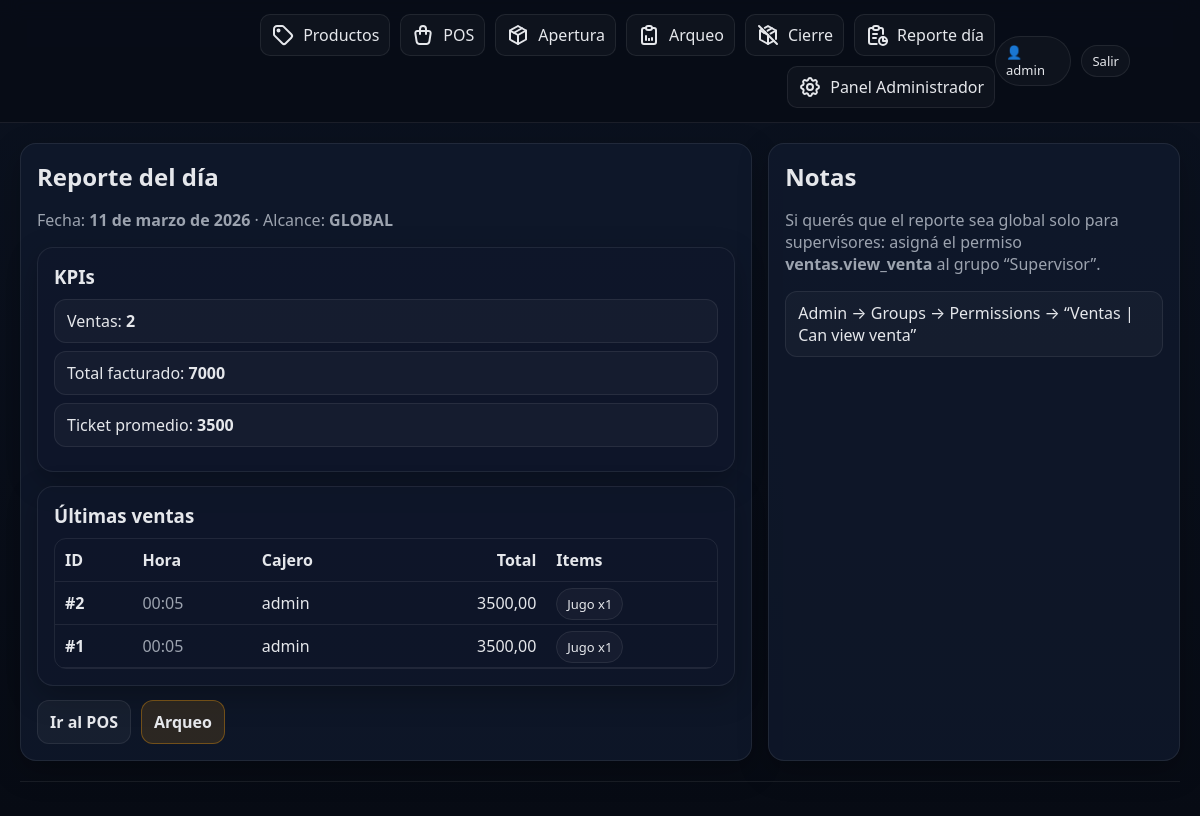
The app's page /reportes/dia/ (signed in), older data.
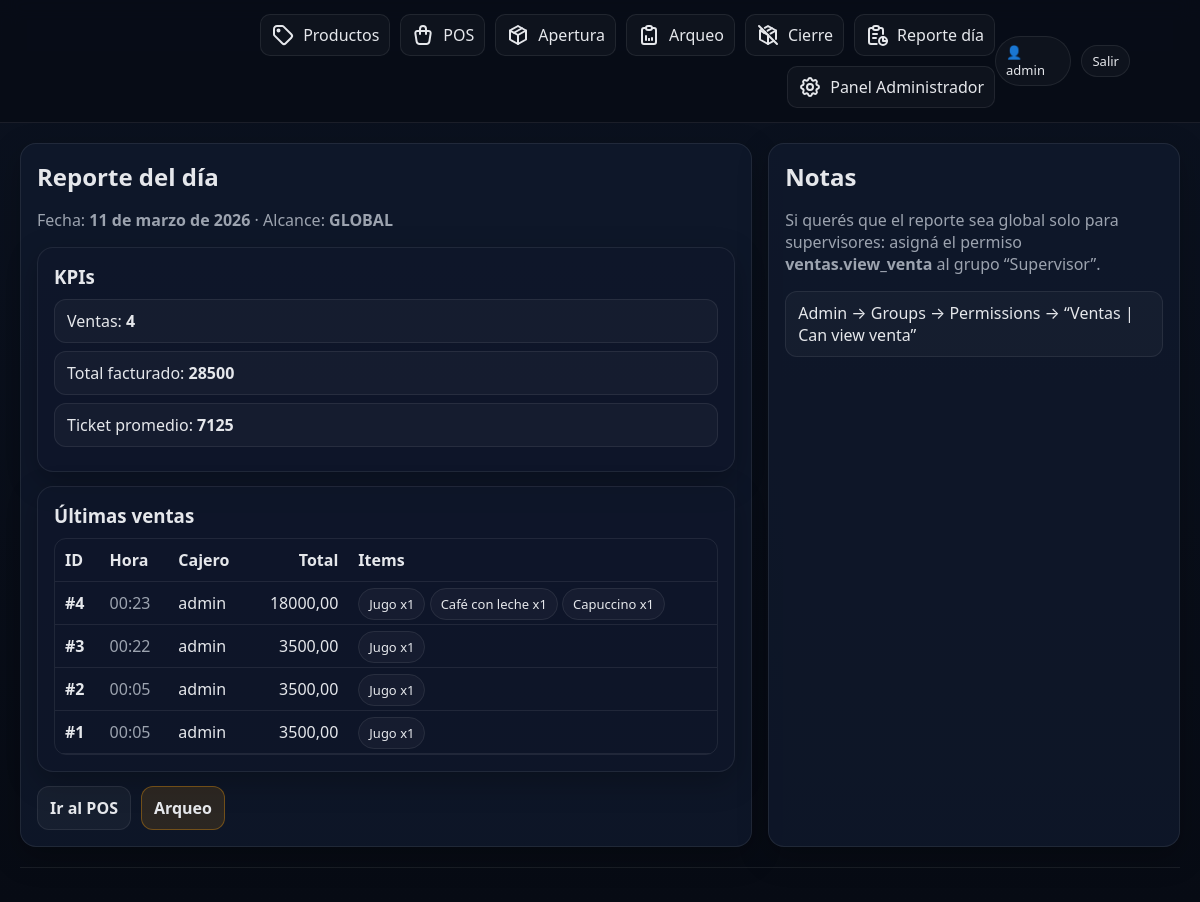
The same page, newer data.
### apps/ventas/models.py (models this page shows, shortened)
class Venta(models.Model):
    class Estado(models.TextChoices):
        CONFIRMADA = "CONFIRMADA", "Confirmada"
        ANULADA = "ANULADA", "Anulada"
    caja_sesion = models.ForeignKey(CajaSesion, on_delete=models.PROTECT, related_name="ventas")
    usuario = models.ForeignKey(settings.AUTH_USER_MODEL, on_delete=models.PROTECT, related_name="ventas")
    fecha = models.DateTimeField(auto_now_add=True)
    total = models.DecimalField(max_digits=12, decimal_places=2, default=0)
    estado = models.CharField(max_length=12, choices=Estado.choices, default=Estado.CONFIRMADA)
    class Meta:
        ordering = ["-fecha"]
        verbose_name = "Venta"
        verbose_name_plural = "Ventas"

class VentaDetalle(models.Model):
    venta = models.ForeignKey("ventas.Venta", on_delete=models.CASCADE, related_name="detalles")
    producto = models.ForeignKey("productos.Producto", on_delete=models.PROTECT)  # ✅
    cantidad = models.IntegerField()
    precio_unitario = models.DecimalField(max_digits=12, decimal_places=2)
    subtotal = models.DecimalField(max_digits=12, decimal_places=2)
    class Meta:
        verbose_name = "Detalle de Venta"
        verbose_name_plural = "Detalles de Venta"

### apps/productos/models.py (models this page shows, shortened)
class Producto(models.Model):
    categoria = models.ForeignKey(Categoria, on_delete=models.PROTECT, related_name="productos")
    nombre = models.CharField(max_length=180)
    precio = models.DecimalField(max_digits=12, decimal_places=2)
    activo = models.BooleanField(default=True)
    codigo = models.CharField(max_length=50, blank=True, null=True, unique=True)
    creado_en = models.DateTimeField(auto_now_add=True)
    actualizado_en = models.DateTimeField(auto_now=True)
    class Meta:
        ordering = ["nombre"]
        constraints = [
            models.UniqueConstraint(
                fields=["categoria", "nombre"],
                name="uq_productos_producto_categoria_nombre",
            ),
        ]
        verbose_name = "Producto"
        verbose_name_plural = "Productos"

### apps/reportes/views.py (the view)
# urls.py: path("dia/", views.reporte_dia, name="reporte_dia"),
@login_required
def reporte_dia(request):
    fecha = timezone.localdate()
    puede_ver_global = request.user.has_perm("ventas.view_venta")
    usuario_filtro = None if puede_ver_global else request.user
    kpis = resumen_ventas_del_dia(fecha=fecha, usuario=usuario_filtro)
    ventas = (
        ventas_del_dia_qs(fecha=fecha, usuario=usuario_filtro)
        .order_by("-fecha")[:50]
        .prefetch_related("detalles", "detalles__producto")
    )
    ctx = {
        "kpis": kpis,
        "ventas": ventas,
        "puede_ver_global": puede_ver_global,
    }
    return render(request, "reportes/dia.html", ctx)

### apps/reportes/selectors.py (called while the page is built)
def ventas_del_dia_qs(*, fecha=None, usuario=None):
    if fecha is None:
        fecha = timezone.localdate()
    qs = Venta.objects.filter(
        estado=Venta.Estado.CONFIRMADA,
        fecha__date=fecha,
    ).select_related("usuario", "caja_sesion")
    if usuario is not None:
        qs = qs.filter(usuario=usuario)
    return qs

def resumen_ventas_del_dia(*, fecha=None, usuario=None) -> dict:
    qs = ventas_del_dia_qs(fecha=fecha, usuario=usuario)
    agg = qs.aggregate(
        total_facturado=Sum("total"),
        cantidad_ventas=Count("id"),
    )
    total = agg["total_facturado"] or Decimal("0")
    cantidad = agg["cantidad_ventas"] or 0
    ticket_promedio = (total / cantidad) if cantidad > 0 else Decimal("0")
    return {
        "fecha": fecha or timezone.localdate(),
        "cantidad_ventas": cantidad,
        "total_facturado": total,
        "ticket_promedio": ticket_promedio,
    }

### templates/reportes/dia.html (shortened to what this page needs)
{% extends "base.html" %}
{% block content %}
  <div class="grid">
    <section class="card">
      <h1>Reporte del día</h1>
      <p class="muted">
        Fecha: <b>{{ kpis.fecha }}</b> ·
        Alcance: <b>{% if puede_ver_global %}GLOBAL{% else %}MIS VENTAS{% endif %}</b>
      </p>
      <div class="card" style="margin-top:14px;background:rgba(15,23,42,.55)">
        <h3>KPIs</h3>
        <div class="msg">Ventas: <b>{{ kpis.cantidad_ventas }}</b></div>
        <div class="msg">Total facturado: <b>{{ kpis.total_facturado }}</b></div>
        <div class="msg">Ticket promedio: <b>{{ kpis.ticket_promedio }}</b></div>
      </div>
      <div class="card" style="margin-top:14px;background:rgba(15,23,42,.55)">
        <h3>Últimas ventas</h3>
        {% if ventas %}
          <div style="overflow:auto;border:1px solid var(--border);border-radius:12px">
            <table style="width:100%;border-collapse:collapse">
              <thead>
                <tr>
                  <th style="text-align:left;padding:10px;border-bottom:1px solid var(--border)">ID</th>
                  <th style="text-align:left;padding:10px;border-bottom:1px solid var(--border)">Hora</th>
                  <th style="text-align:left;padding:10px;border-bottom:1px solid var(--border)">Cajero</th>
                  <th style="text-align:right;padding:10px;border-bottom:1px solid var(--border)">Total</th>
                  <th style="text-align:left;padding:10px;border-bottom:1px solid var(--border)">Items</th>
                </tr>
              </thead>
              <tbody>
                {% for v in ventas %}
                  <tr>
                    <td style="padding:10px;border-bottom:1px solid var(--border)"><b>#{{ v.id }}</b></td>
                    <td style="padding:10px;border-bottom:1px solid var(--border)" class="muted">{{ v.fecha|date:"H:i" }}</td>
                    <td style="padding:10px;border-bottom:1px solid var(--border)">{{ v.usuario.username }}</td>
                    <td style="padding:10px;border-bottom:1px solid var(--border);text-align:right">{{ v.total }}</td>
                    <td style="padding:10px;border-bottom:1px solid var(--border)">
                      {% for d in v.detalles.all %}
                        <span class="pill">{{ d.producto.nombre }} x{{ d.cantidad }}</span>
                      {% endfor %}
                    </td>
                  </tr>
                {% endfor %}
              </tbody>
            </table>
          </div>
        {% else %}
          <p class="muted">No hay ventas confirmadas hoy.</p>
        {% endif %}
      </div>
      <div class="row" style="margin-top:14px">
        <a class="btn" href="{% url 'ventas:pos' %}">Ir al POS</a>
        <a class="btn warn" href="{% url 'caja:arqueo' %}">Arqueo</a>
      </div>
    </section>
    <aside class="card">
      <h2>Notas</h2>
      <p class="muted">
        Si querés que el reporte sea global solo para supervisores:
        asigná el permiso <b>ventas.view_venta</b> al grupo “Supervisor”.
      </p>
      <div class="msg">Admin → Groups → Permissions → “Ventas | Can view venta”</div>
    </aside>
  </div>
{% endblock %}

### templates/base.html (shortened to what this page needs)
{% load static %}
<!DOCTYPE html>
<html lang="es">
  <head>
    <link rel="stylesheet" href="{% static 'css/styles.css' %}" />
  </head>
  <body>
    <header class="topbar">
      <div class="inner">
        <nav class="nav">
          <a href="#" class="admin-link">
            Productos
          </a>
          <a href="{% url 'ventas:pos' %}" class="admin-link">
            POS
          </a>
          <a href="{% url 'caja:apertura' %}" class="admin-link">
            Apertura
          </a>
          <a href="{% url 'caja:arqueo' %}" class="admin-link">
            Arqueo</a
          >
          <a href="{% url 'caja:cierre' %}" class="admin-link">
            Cierre
          </a>
          <a href="{% url 'reportes:reporte_dia' %}" class="admin-link">
            Reporte día
          </a>
          <a href="/admin/" class="admin-link">
            Panel Administrador</a
          >
        </nav>
        <div class="userbox">
          {% if request.user.is_authenticated %}
          <span class="pill">👤 {{ request.user.username }}</span>
          <a class="pill" href="/admin/logout/">Salir</a>
          {% else %}
          <a class="pill" href="/admin/login/">Ingresar</a>
          {% endif %}
        </div>
      </div>
    </header>
    <main class="container">
       {% block content %}{% endblock %}
      <div class="footer"></div>
    </main>
  </body>
</html>

### static/css/styles.css (style rules this page uses)
:root { --bg: #0b1220; --panel: #111a2e; --panel-2: #0f172a; --text: #e5e7eb; --muted: #9ca3af; --brand: #22c55e; --danger: #ef4444; --warn: #f59e0b; --border: rgba(255, 255, 255, 0.08); }
* { box-sizing: border-box; }
body { margin: 0; font-family: system-ui, -apple-system, Segoe UI, Roboto, Ubuntu, Cantarell, Helvetica, Arial; background: linear-gradient(180deg, var(--bg), #070b14); color: var(--text); }
a { color: inherit; text-decoration: none; }
.container { margin: 0 auto; padding: 20px; }
.topbar { position: sticky; top: 0; z-index: 10; background: rgba(7, 11, 20, 0.75); backdrop-filter: blur(10px); border-bottom: 1px solid var(--border); }
.topbar .inner { max-width: 1100px; margin: 0 auto; display: flex; align-items: center; justify-content: space-between; padding: 14px 20px; }
.nav { display: flex; gap: 10px; flex-wrap: wrap; justify-content: flex-end; }
.nav a { padding: 8px 10px; border: 1px solid var(--border); border-radius: 10px; background: rgba(255, 255, 255, 0.03); }
.userbox { font-size: 14px; color: var(--muted); display: flex; align-items: center; gap: 10px; }
.pill { padding: 6px 10px; border-radius: 999px; border: 1px solid var(--border); background: rgba(255, 255, 255, 0.03); color: var(--text); font-size: 13px; }
.grid { display: grid; grid-template-columns: 1.6fr 0.9fr; gap: 16px; }
.card { border: 1px solid var(--border); background: rgba(17, 26, 46, 0.75); border-radius: 16px; padding: 16px; box-shadow: 0 10px 30px rgba(0, 0, 0, 0.25); }
.card h1, .card h2, .card h3 { margin: 0 0 10px 0; }
.muted { color: var(--muted); }
.row { display: flex; gap: 10px; flex-wrap: wrap; lign-items: center; }
.btn { cursor: pointer; border: 1px solid var(--border); background: rgba(255, 255, 255, 0.04); color: var(--text); padding: 10px 12px; border-radius: 12px; font-weight: 600; }
.btn.warn { background: rgba(245, 158, 11, 0.13); border-color: rgba(245, 158, 11, 0.35); }
.footer { margin-top: 20px; color: var(--muted); font-size: 13px; border-top: 1px solid var(--border); padding-top: 14px; }
.msg { padding: 10px 12px; border-radius: 12px; border: 1px solid var(--border); background: rgba(255, 255, 255, 0.03); margin-bottom: 8px; }
.admin-link { display: flex; justify-content: center; align-items: center; gap: .5rem; }

Row changes from the older to the newer data that the page shows:
added Venta: id "4", fecha "00:23", usuario.username "admin", total "18000,00"
added VentaDetalle: producto.nombre "Jugo", cantidad "1", shown under "4"
added VentaDetalle: producto.nombre "Café con leche", cantidad "1", shown under "4"
added VentaDetalle: producto.nombre "Capuccino", cantidad "1", shown under "4"
added Venta: id "3", fecha "00:22", usuario.username "admin", total "3500,00"
added VentaDetalle: producto.nombre "Jugo", cantidad "1", shown under "3"
Text that changed along with them:
{{ kpis.cantidad_ventas }}: "2" → "4"
{{ kpis.total_facturado }}: "7000" → "28500"
{{ kpis.ticket_promedio }}: "3500" → "7125"
